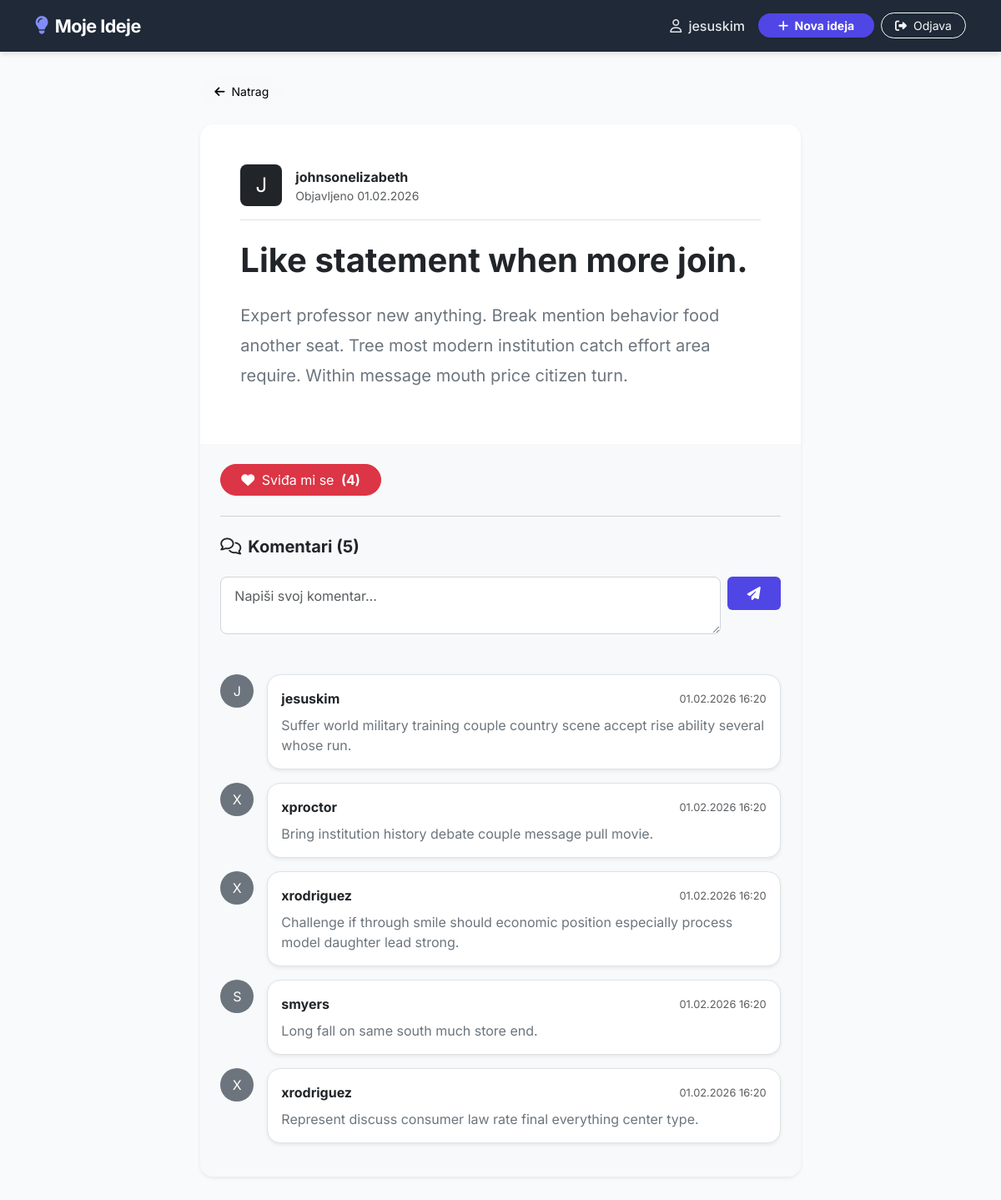
The app's page /post/35/ (signed in) with its own data.
### moj_app/models.py (models this page shows, shortened)
class Post(models.Model):
    title = models.CharField(max_length=200, verbose_name="Naslov")
    content = models.TextField(verbose_name="Sadržaj")
    author = models.ForeignKey(User, on_delete=models.CASCADE, related_name='posts')
    created_at = models.DateTimeField(auto_now_add=True)
    updated_at = models.DateTimeField(auto_now=True)
    def total_likes(self):
        return self.likes.count()

class Comment(models.Model):
    post = models.ForeignKey(Post, on_delete=models.CASCADE, related_name='comments')
    author = models.ForeignKey(User, on_delete=models.SET_NULL, null=True, blank=True)
    content = models.TextField(verbose_name="Komentar")
    created_at = models.DateTimeField(auto_now_add=True)
    class Meta:
        ordering = ['-created_at'] # Najnoviji komentari prvi
    @property
    def display_author(self):
        if self.author:
            return self.author.username
        return "Obrisani korisnik"

### moj_app/views.py (the view)
# urls.py: path('post/<int:pk>/', PostDetailView.as_view(), name='post_detail'),
class PostDetailView(DetailView):
    model = Post
    template_name = 'posts/post_detail.html'
    context_object_name = 'post'
    def get_context_data(self, **kwargs):
        context = super().get_context_data(**kwargs)
        context['comments'] = self.object.comments.all()
        context['form'] = CommentForm()
        is_liked = False
        if self.request.user.is_authenticated:
            if self.object.likes.filter(user=self.request.user).exists():
                is_liked = True
        context['is_liked'] = is_liked
        return context
    def post(self, request, *args, **kwargs):
        if not request.user.is_authenticated:
            return redirect('login')
        self.object = self.get_object()
        form = CommentForm(request.POST)
        if form.is_valid():
            comment = form.save(commit=False)
            comment.post = self.object
            comment.author = request.user
            comment.save()
            return redirect('post_detail', pk=self.object.pk)
        context = self.get_context_data(object=self.object)
        context['form'] = form
        return self.render_to_response(context)

### moj_app/forms.py
class CommentForm(forms.ModelForm):
    class Meta:
        model = Comment
        fields = ['content']
        widgets = {
            'content': forms.Textarea(attrs={
                'class': 'form-control',
                'rows': 2,
                'placeholder': 'Napiši svoj komentar...'
            }),
        }

### templates/posts/post_detail.html (shortened to what this page needs)
{% extends 'base.html' %}
{% block content %}
<div class="row justify-content-center">
    <div class="col-lg-10">
        <a href="{% url 'post_list' %}" class="btn btn-light btn-sm mb-4 rounded-pill px-3">
            <i class="fas fa-arrow-left me-1"></i> Natrag
        </a>
        <div class="card border-0 shadow-sm rounded-4 overflow-hidden mb-5">
            <div class="card-body p-4 p-lg-5">
                <div class="d-flex justify-content-between align-items-start mb-4 pb-3 border-bottom">
                    <div class="d-flex align-items-center">
                        <div class="bg-dark text-white rounded-3 d-flex align-items-center justify-content-center me-3" style="width: 50px; height: 50px;">
                            <span class="fs-4">{{ post.author.username|slice:":1"|upper }}</span>
                        </div>
                        <div>
                            <div class="fw-bold">{{ post.author.username }}</div>
                            <div class="text-muted small">Objavljeno {{ post.created_at|date:"d.m.Y" }}</div>
                        </div>
                    </div>
                </div>
                <h1 class="display-6 fw-bold mb-4">{{ post.title }}</h1>
                <div class="content-body fs-5 text-secondary" style="line-height: 1.8;">
                    {{ post.content|linebreaks }}
                </div>
            </div>
            <div class="card-footer bg-light p-4 border-top-0">
                <div class="mb-4">
                    {% if user.is_authenticated %}
                        <form action="{% url 'like_post' post.pk %}" method="POST">
                            <button type="submit" class="btn {% if is_liked %}btn-danger{% else %}btn-outline-danger{% endif %} rounded-pill px-4">
                                <i class="{% if is_liked %}fas{% else %}far{% endif %} fa-heart me-1"></i>
                                {% if is_liked %}Sviđa mi se{% else %}Lajkaj{% endif %}
                                <span class="ms-1 fw-bold">({{ post.total_likes }})</span>
                            </button>
                        </form>
                    {% else %}
                        <a href="{% url 'login' %}" class="btn btn-outline-danger rounded-pill px-4">
                            <i class="far fa-heart me-1"></i> Lajkaj ({{ post.total_likes }})
                        </a>
                    {% endif %}
                </div>
                <hr class="text-muted opacity-25 my-4">
                <h5 class="fw-bold mb-4">
                    <i class="far fa-comments me-2"></i>Komentari ({{ comments.count }})
                </h5>
                {% if user.is_authenticated %}
                    <div class="mb-5">
                        <form method="post">
                            <div class="d-flex gap-2 align-items-start">
                                <div class="flex-grow-1">
                                    {{ form.content }}
                                </div>
                                <button type="submit" class="btn btn-primary px-4 py-2">
                                    <i class="fas fa-paper-plane"></i>
                                </button>
                            </div>
                        </form>
                    </div>
                {% else %}
                    <div class="alert alert-secondary rounded-3 mb-4 text-center">
                        Molimo <a href="{% url 'login' %}" class="fw-bold">prijavite se</a> ako želite komentirati.
                    </div>
                {% endif %}
                <div class="comments-list">
                    {% for comment in comments %}
                        <div class="d-flex gap-3 mb-3">
                            <div class="bg-secondary text-white rounded-circle d-flex align-items-center justify-content-center flex-shrink-0" style="width: 40px; height: 40px;">
                                {{ comment.display_author|slice:":1"|upper }}
                            </div>
                            <div class="bg-white p-3 rounded-4 shadow-sm w-100 border">
                                <div class="d-flex justify-content-between align-items-center mb-2">
                                    <strong class="text-dark">{{ comment.display_author }}</strong>
                                    <small class="text-muted" style="font-size: 0.8rem;">{{ comment.created_at|date:"d.m.Y H:i" }}</small>
                                </div>
                                <p class="mb-0 text-secondary" style="white-space: pre-wrap;">{{ comment.content }}</p>
                            </div>
                        </div>
                    {% empty %}
                        <div class="text-center py-4 text-muted opacity-75">
                            <i class="far fa-comment-dots fa-2x mb-2"></i>
                            <p>Još nema komentara. Budite prvi koji će podijeliti mišljenje!</p>
                        </div>
                    {% endfor %}
                </div>
            </div>
        </div>
    </div>
</div>
{% endblock %}

### templates/base.html (shortened to what this page needs)
<!DOCTYPE html>
<html lang="hr">
<head>
    <link href="https://cdn.jsdelivr.net/npm/bootstrap@5.3.0/dist/css/bootstrap.min.css" rel="stylesheet">
    <link rel="stylesheet" href="https://cdnjs.cloudflare.com/ajax/libs/font-awesome/6.4.0/css/all.min.css">
</head>
<body>
    <nav class="navbar navbar-expand-lg navbar-dark fixed-top">
        <div class="container">
            <a class="navbar-brand d-flex align-items-center gap-2" href="{% url 'post_list' %}">
                <i class="fas fa-lightbulb"></i> Moje Ideje
            </a>
            <div class="collapse navbar-collapse" id="navbarContent">
                <ul class="navbar-nav ms-auto align-items-lg-center gap-2 mt-3 mt-lg-0">
                    {% if user.is_authenticated %}
                        <li class="nav-item">
                            <span class="nav-link disabled text-white-50">
                                <i class="far fa-user me-1"></i> {{ user.username }}
                            </span>
                        </li>
                        <li class="nav-item">
                            <a href="{% url 'post_create' %}" class="btn btn-primary btn-sm rounded-pill px-4 w-100 fw-bold">
                                <i class="fas fa-plus me-1"></i> Nova ideja
                            </a>
                        </li>
                        <li class="nav-item">
                            <form action="{% url 'logout' %}" method="post" class="d-flex">
                                <button type="submit" class="btn btn-outline-light btn-sm rounded-pill px-3 w-100">
                                    <i class="fas fa-sign-out-alt me-1"></i> Odjava
                                </button>
                            </form>
                        </li>
                    {% endif %}
                </ul>
            </div>
        </div>
    </nav>
    <div class="main-container">
        {% block content %}
        {% endblock %}
    </div>
</body>
</html>

### templates/base.html (style rules this page uses)
:root { --primary-color: #4f46e5; --primary-hover: #4338ca; --bg-color: #f9fafb; --nav-bg: #1f2937; }
body { background-color: var(--bg-color); font-family: 'Inter', sans-serif; color: #1f2937; padding-top: 70px; min-height: 100vh; display: flex; flex-direction: column; }
.navbar { background-color: var(--nav-bg) !important; box-shadow: 0 4px 6px -1px rgba(0,0,0,0.1); padding: 0.6rem 0; }
.navbar-brand { font-weight: 700; font-size: 1.35rem; letter-spacing: -0.025em; color: white !important; }
.navbar-brand i { color: #818cf8; }
.nav-link { color: #e5e7eb !important; font-weight: 500; }
.main-container { width: 100%; max-width: 900px; margin: 0 auto; padding: 1.5rem 1rem; flex: 1; }
.form-control { padding: 0.6rem 1rem; border-radius: 0.5rem; border: 1px solid #d1d5db; }
.btn-primary { background-color: var(--primary-color); border: none; }

### records on screen
Post: author.username "J", author.username "johnsonelizabeth", created_at "01.02.2026", title "Like statement when more join.", content "Expert professor new anything. Break mention behavior food another seat. Tree most modern institution catch effort area require. Within message mouth price citizen turn.", total_likes "4", count "5"
Comment: display_author "J", display_author "jesuskim", created_at "01.02.2026 16:20", content "Suffer world military training couple country scene accept rise ability several whose run."
Comment: display_author "X", display_author "xproctor", created_at "01.02.2026 16:20", content "Bring institution history debate couple message pull movie."
Comment: display_author "X", display_author "xrodriguez", created_at "01.02.2026 16:20", content "Challenge if through smile should economic position especially process model daughter lead strong."
Comment: display_author "S", display_author "smyers", created_at "01.02.2026 16:20", content "Long fall on same south much store end."
Comment: display_author "X", display_author "xrodriguez", created_at "01.02.2026 16:20", content "Represent discuss consumer law rate final everything center type."

### other values on screen
{{ user.username }} "jesuskim"
